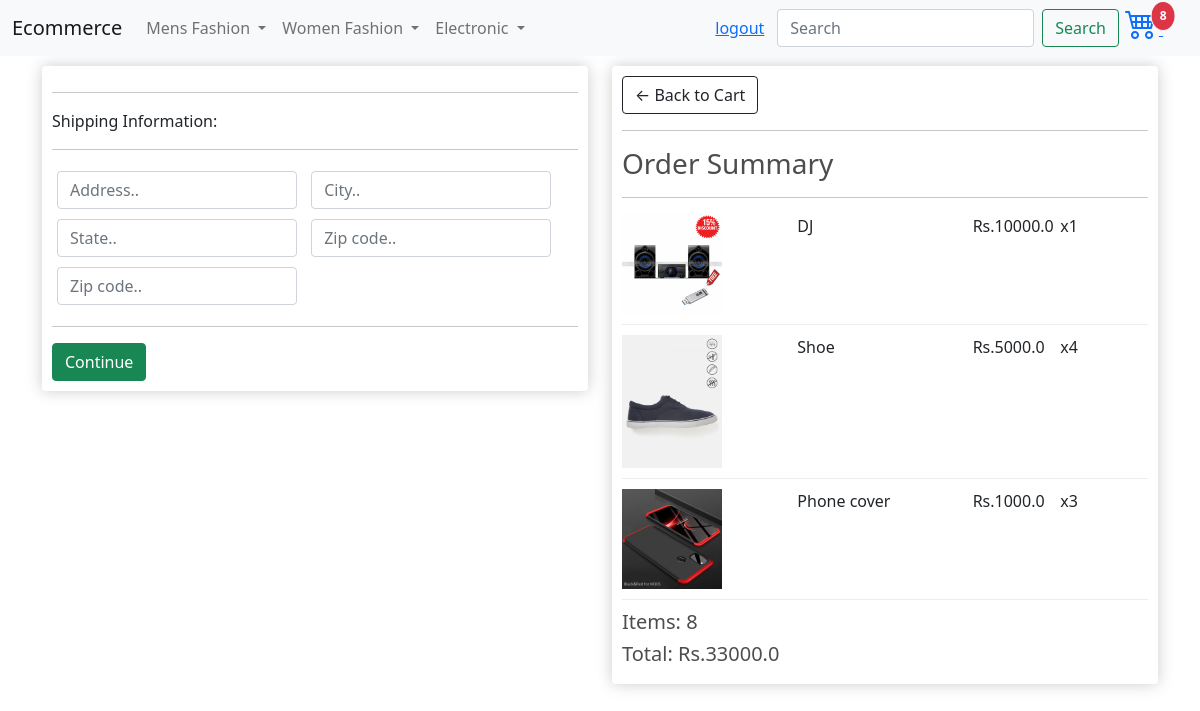
Screenshot of /checkout/ (signed in) with the database file from the repository.
### store/models.py (models this page shows, shortened)
class OrderItem(models.Model):
    product = models.ForeignKey(Product, on_delete=models.SET_NULL, null=True)
    order = models.ForeignKey(Order, on_delete=models.SET_NULL, null=True)
    quantity = models.IntegerField(default=0, null=True, blank=True)
    date_added = models.DateTimeField(auto_now_add=True)
    @property
    def get_total(self):
        total = self.product.price * self.quantity
        return total

class Product(models.Model):
    product_status = (
        ('N',"New"),
        ('T',"Trending"),
        ('X','Excel'),
            )
    category_type = (
        ("Men","Men"),
        ("Women","Women"),
        ("Electronic","Electronic"),
        ("Book","Book"),)
    name = models.CharField(max_length=200)
    price = models.FloatField()
    category = models.CharField(max_length=10,choices=category_type,null=True, blank=True)
    status = models.CharField(max_length=1,choices= product_status,null=True, blank=True)
    description = models.TextField(null=True,blank = True)
    featured = models.ImageField(null=True, blank=True)
    @property
    def imageURL(self):
        try:
            url = self.featured.url
        except:
            url = ''
        return url

class Order(models.Model):
    customer = models.ForeignKey(Customer, on_delete=models.SET_NULL, null=True, blank=True)
    date_ordered = models.DateTimeField(auto_now_add=True)
    complete = models.BooleanField(default=False)
    transaction_id = models.CharField(max_length=100, null=True)
    @property
    def get_cart_total(self):
        orderitems = self.orderitem_set.all()
        total = sum([item.get_total for item in orderitems])
        return total
    @property
    def get_cart_items(self):
        orderitems = self.orderitem_set.all()
        total = sum([item.quantity for item in orderitems])
        return total

### store/views.py (the view)
# urls.py: path('checkout/',views.checkout , name = 'checkout'),
def checkout(request):
    data = cartData(request)
    cartItems = data['cartItems']
    order = data['order']
    items = data['items']
    context = {'items':items, 'order':order, 'cartItems':cartItems}
    return render(request, 'store/checkout.html', context)

### store/utils.py (called while the page is built)
def cartData(request):
    if request.user.is_authenticated:
        customer = request.user.customer
        order, created = Order.objects.get_or_create(customer=customer, complete=False)
        items = order.orderitem_set.all()
        cartItems = order.get_cart_items
    else:
        cookieData = cookieCart(request)
        cartItems = cookieData['cartItems']
        order = cookieData['order']
        items = cookieData['items']
    return {'cartItems':cartItems ,'order':order, 'items':items}

### store/templates/store/checkout.html (shortened to what this page needs)
{% extends 'store/main.html' %}
{% load static %}
{% block content %}
     <div class="container">
        <div class="row">
        <div class="col-lg-6">
            <div class="box-element" id="form-wrapper">
                <form id="form">
                    <div id="shipping-info">
                        <hr>
                        <p>Shipping Information:</p>
                        <hr>
                        <div class="form-field">
                            <input class="form-control" type="text" name="address" placeholder="Address..">
                        </div>
                        <div class="form-field">
                            <input class="form-control" type="text" name="city" placeholder="City..">
                        </div>
                        <div class="form-field">
                            <input class="form-control" type="text" name="state" placeholder="State..">
                        </div>
                        <div class="form-field">
                            <input class="form-control" type="text" name="zipcode" placeholder="Zip code..">
                        </div>
                        <div class="form-field">
                            <input class="form-control" type="text" name="country" placeholder="Zip code..">
                        </div>
                    </div>
                    <hr>
                    <input id="form-button" class="btn btn-success btn-block" type="submit" value="Continue">
                </form>
            </div>
        <br>
        </div>
        <div class="col-lg-6">
            <div class="box-element">
                <a  class="btn btn-outline-dark" href="{% url 'cart' %}">&#x2190; Back to Cart</a>
                <hr>
                <h3>Order Summary</h3>
                <hr>
                {% for item in items %}
                <div class="cart-row">
                    <div style="flex:2"><img class="row-image" src={{ item.product.imageURL }}></div>
                    <div style="flex:2"><p> {{ item.product.name }}</p></div>
                    <div style="flex:1"><p>Rs.{{ item.product.price }}</p></div>
                    <div style="flex:1"><p> x{{ item.quantity }}</p></div>
                </div>
                {% endfor %}
                <h5>Items:   {{ order.get_cart_items }}</h5>
                <h5>Total:   Rs.{{ order.get_cart_total }}</h5>
            </div>
        </div>
        </div>
    </div>
{% endblock content %}

### static/css/main.css (style rules this page uses)
h1,h2,h3,h4,h5,h6 { color:hsl(0, 0%, 30%); }
.box-element { box-shadow:hsl(0, 0%, 80%) 0 0 16px; background-color: #fff; border-radius: 4px; padding: 10px; }
.col-lg-4, .col-lg-6, .col-lg-8, .col-lg-12 { margin-top: 10px; }
.row-image { width: 100px; }
.form-field { width:250px; display: inline-block; padding: 5px; }
.cart-row { display: flex; align-items: flex-stretch; padding-bottom: 10px; margin-bottom: 10px; border-bottom: 1px solid #ececec; }

### rows the page displays
OrderItem: product.imageURL (picture), product.name "DJ", product.price "10000.0", quantity "1"
OrderItem: product.imageURL (picture), product.name "Shoe", product.price "5000.0", quantity "4"
OrderItem: product.imageURL (picture), product.name "Phone cover", product.price "1000.0", quantity "3"
Order: get_cart_items "8", get_cart_total "33000.0"

### other values shown
{{ cartItems }} "8"
